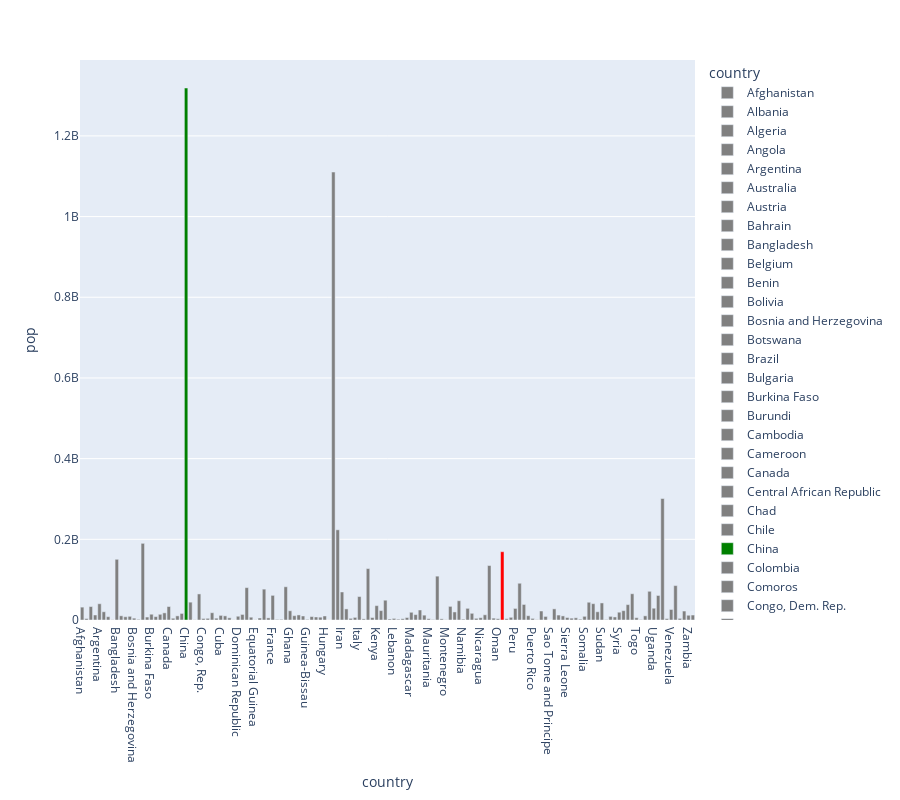

This figure's notebook cell:
### Code cell
px.bar(
    data_frame = gpm.groupby('country', as_index = False)['pop'].last(),
    x = 'country',
    y = 'pop',
    height = 800,
    color = 'country',
    color_discrete_sequence = ['gray'],
    color_discrete_map = {'China': 'green', 'Pakistan': 'red'}
)
